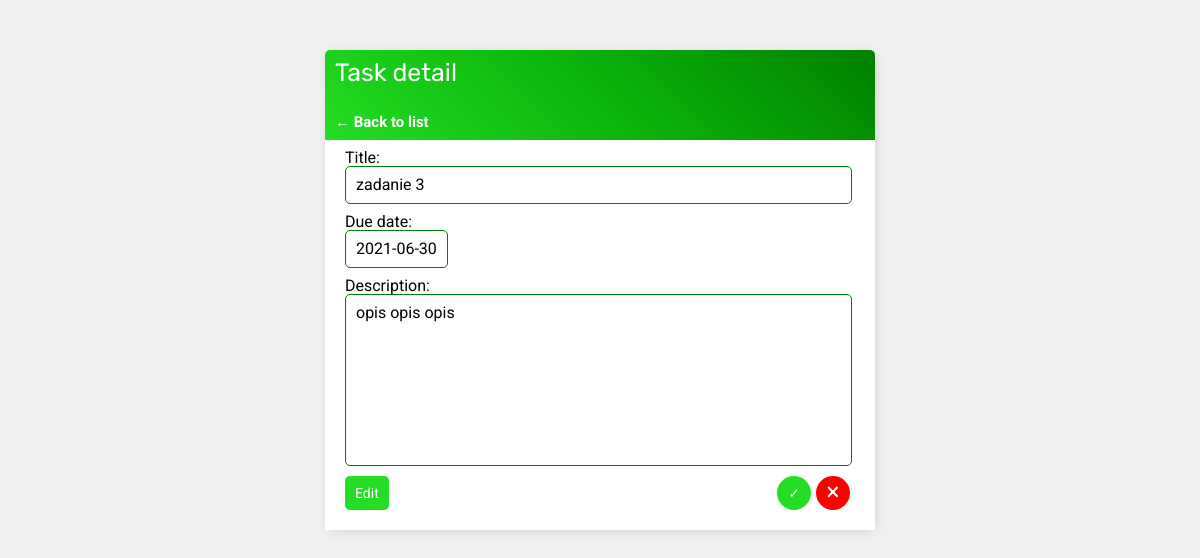
Screenshot of /task/4/ (signed in) with the database file from the repository.
### base/models.py (models this page shows, shortened)
class Task(models.Model):
    user = models.ForeignKey(User, on_delete=models.CASCADE, null=True, blank=True)
    title = models.CharField(max_length=200)
    description = models.TextField(null=True, blank=True)
    completed = models.BooleanField(default=False)
    created = models.DateTimeField(auto_now_add=True)
    due_date = models.DateField(default=date.today, null=True, blank=True)
    completed_date = models.DateTimeField(null=True, blank=True)

### base/views.py (the view, shortened to what this page needs)
# urls.py: path('task/<int:pk>/', TaskDetail.as_view(), name='task-detail'),
class TaskDetail(LoginRequiredMixin, DetailView):
    model = Task
    context_object_name = 'task'
    fields = '__all__'

### base/templates/base/task_detail.html (shortened to what this page needs)
{% extends 'base/main.html' %}
{% block content %}
<main class="card-container">
<header>
    <section>
        <h1>Task detail</h1>
        <a href="{% url 'tasks' %}">&#8592; Back to list</a>
    </section>
</header>
<section class="card-body">
    <label>Title:</label>
    <div class="text-field">{{task.title}}</div>
    <label>Due date:</label>
    <div class="text-field date-field">{{task.due_date}}</div>
    <label>Description:</label>
    <div class="text-field description-field">{{task.description}}</div>
    <footer>
        <a class="btn" href="{% url 'task-update' task.id %}">Edit</a>
        <form method="post" action="{% url 'complete' task.pk %}">
            {% if task.completed %}
            <input class="uncomplete-btn" type="submit" value="&#10003;" />
            {% else %}
            <input class="complete-btn" type="submit" value="&#10003;" />
            {% endif %}
        </form>
        <a class="delete-btn" class="delete-link" href="{% url 'task-delete' task.id %}">&#215;</a>
    </footer>
</section>
</main>
{% endblock content %}

### base/static/base/style.css (style rules this page uses)
:root { --green1: rgb(36, 221, 36); --green2: rgb(11, 180, 11); --header-background-color: linear-gradient(45deg, var(--green1) 0%, var(--green2) 50%, green 100%); }
body { background-color: #f0f0f0; font-family: 'Roboto', sans-serif; padding-top: 50px; }
h1, h3 { font-family: 'Rubik', sans-serif; }
h1 { font-size: 25px; }
main { border-radius: 5px 5px 0 0; margin: auto; background-color: white; box-shadow: 2px 2px 13px -4px rgba(0, 0, 0, 0.21); }
label { padding-top: 10px; display: block; }
.card-container { width: 550px; }
header { display: flex; justify-content: space-between; height: 70px; color: white; padding: 10px; border-radius: 5px 5px 0 0; background: var(--header-background-color); }
header section { display: flex; flex-direction: column; justify-content: space-between; }
header a { color: white; font-size: 15px; font-weight: bold; text-decoration: none; }
input[type=text], input[type=password], textarea, .text-field { border: 1px solid green; border-radius: 5px; padding: 10px; width: 95%; }
.description-field { min-height: 150px; }
.date-field { width: fit-content; }
.btn { border: none; background-color: var(--green1); color: white; padding: 10px; font-size: 14px; border-radius: 5px; cursor: pointer; text-decoration: none; margin-top: 10px; }
.complete-btn { background-color: var(--green1); color: white; height: 20px; width: 20px; border-radius: 10px; text-decoration: none; cursor: pointer; border: none; }
.delete-btn { display: block; background-color: red; height: 19px; width: 20px; color: white; border-radius: 10px; text-decoration: none; text-align: center; padding-top: 1px; margin: 0 5px 0 5px; }
.card-body { height: auto; margin: 0 auto; padding: 0 20px 20px 20px; position: relative; }
footer { display: flex; flex-flow: row wrap; justify-content: flex-end; padding-top: 10px; }
footer .complete-btn { height: 34px; width: 34px; border-radius: 17px; }
footer .delete-btn { height: 31px; width: 34px; font-size: 25px; border-radius: 17px; padding-top: 3px; }
footer .btn { margin-right: auto; margin-top: 0; }

### rows the page displays
Task: title "zadanie 3", due_date "2021-06-30", description "opis opis opis"
